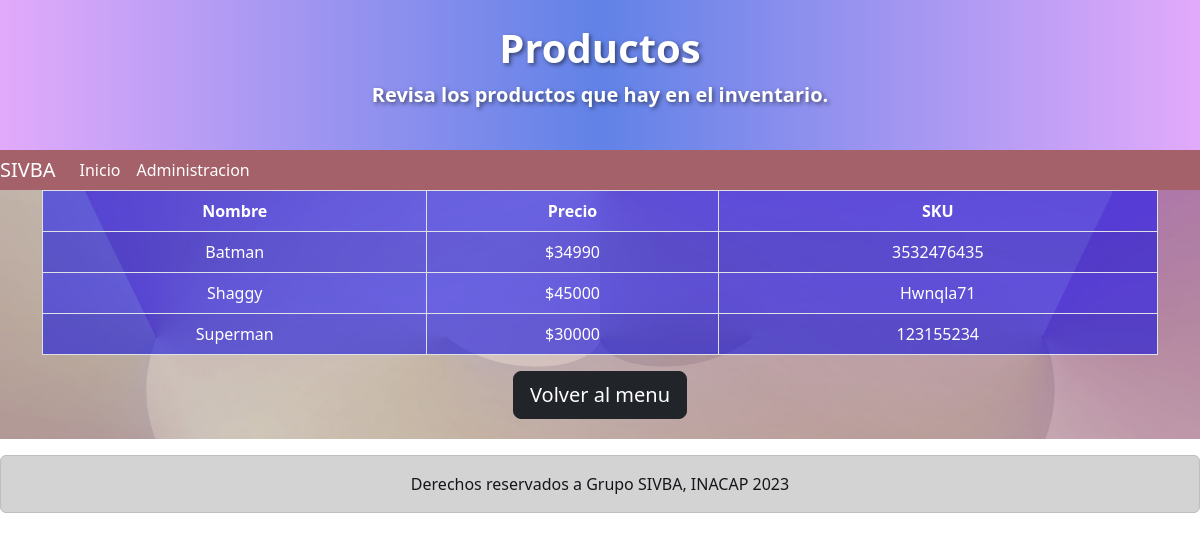
The app's page /vendedor/read_productos/, older data.
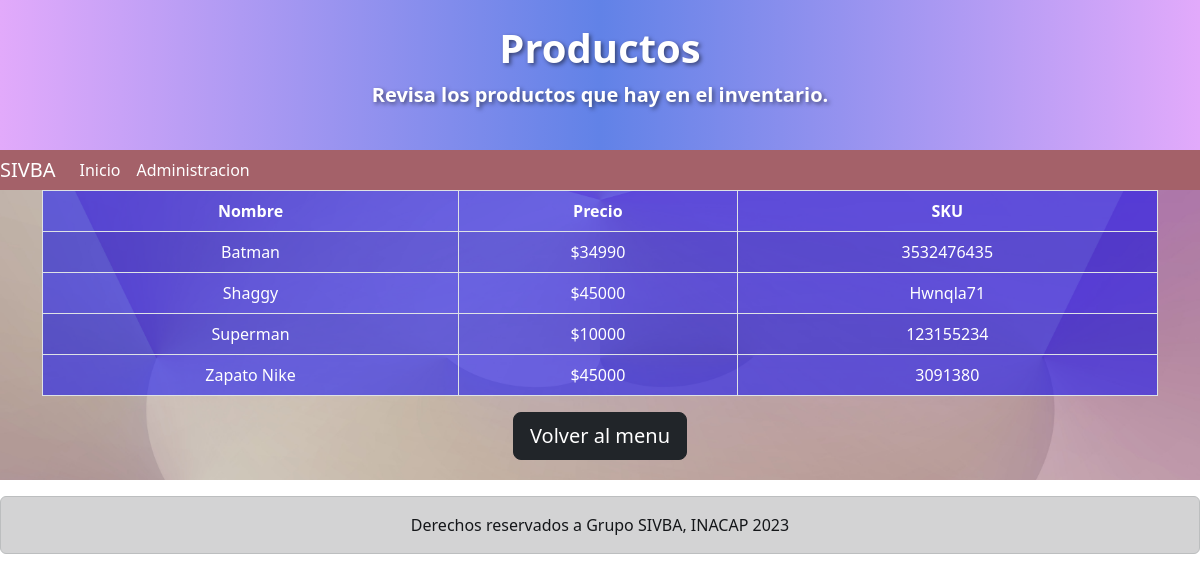
The same page, newer data.
### bazarapp/models.py (models this page shows, shortened)
class Producto(models.Model):
    nombre = models.CharField(max_length=50, null=False, blank=False)
    precio = models.PositiveIntegerField(null=False, blank=False)
    sku = models.PositiveIntegerField(max_length=20, null=True, blank=True)

### bazarapp/views.py (the view)
# urls.py: path('vendedor/read_productos/', views.only_read_productos, name='only_read_productos'),
def only_read_productos(request):
    productos = Producto.objects.all().order_by('nombre')
    data = {'productos':productos}
    return render(request, 'vendedor/read_productos.html', data)

### templates/vendedor/read_productos.html (shortened to what this page needs)
<!DOCTYPE html>
{% load static %}
<html lang="es">
  <head>
    <link
      href="https://cdn.jsdelivr.net/npm/bootstrap@5.2.1/dist/css/bootstrap.min.css"
      rel="stylesheet"
    />
    <link rel="stylesheet" href="https://cdn.jsdelivr.net/npm/bootstrap-icons@1.11.2/font/bootstrap-icons.min.css">
  </head>
  <body>
    <header>
      <div class="bg-dark text-white py-4 text-center gradient-bg">
        <h1 class="display-6">Productos</h1>
        <p class="lead">Revisa los productos que hay en el inventario.</p>
      </div>
      <nav class="navbar navbar-expand-lg bg-body-tertiary">
        <div class="container-fluid-navbar d-flex align-items-center">
          <a class="navbar-brand" href="/">SIVBA</a>
          <div class="collapse navbar-collapse" id="navbarNav">
            <ul class="navbar-nav">
              <li class="nav-item">
                <a class="nav-link active" aria-current="page" href="/">Inicio</a>
              </li>
              <li class="nav-item">
                <a class="nav-link" href="/admin">Administracion</a>
              </li>
            </ul>
          </div>
        </div>
      </nav>
    </header>
    <main class="background-image">
      <div class="container">
        <table class="table table-striped table-bordered table-blue-transparent">
          <thead class="thead-dark text-center">
            <tr>
              <th>Nombre</th>
              <th>Precio</th>
              <th>SKU</th>
            </tr>
          </thead>
          <tbody class="text-center tbody-dark">
            {% for p in productos %}
            <tr>
              <td>{{ p.nombre }}</td>
              <td>${{ p.precio }}</td>
              <td>{{ p.sku }}</td>
            </tr>
            {% endfor %}
          </tbody>
        </table>
        <div class="text-center">
          <a href="/vendedor/" class="btn btn-dark btn-lg text-white" style="margin-bottom: 20px;">Volver al menu</a>
        </div>
      </div>
    </main>
    <footer class='mt-3'>
      <div class="alert alert-dark text-center" role="alert">
      Derechos reservados a Grupo SIVBA, INACAP 2023
      </div>
    </footer>
  </body>
</html>

Row changes from the older to the newer data that the page shows:
changed Producto "Superman": precio "30000" → "10000"
added Producto: nombre "Zapato Nike", precio "45000", sku "3091380"
